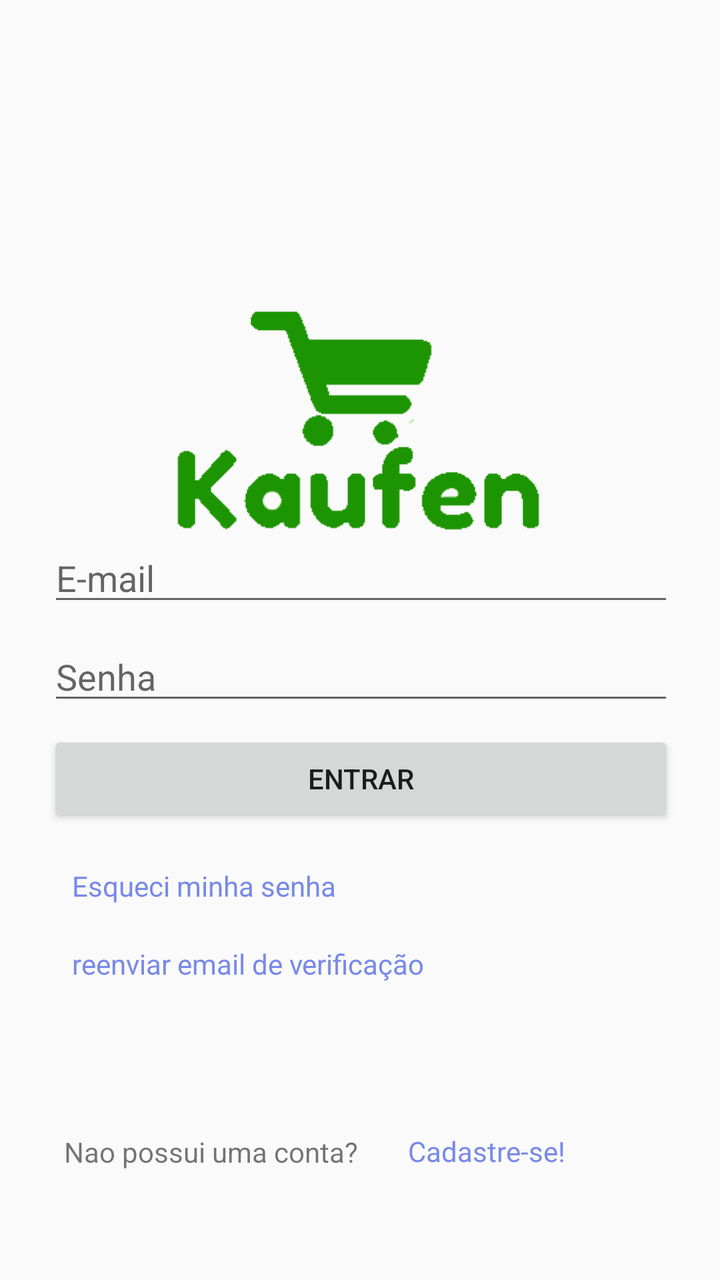
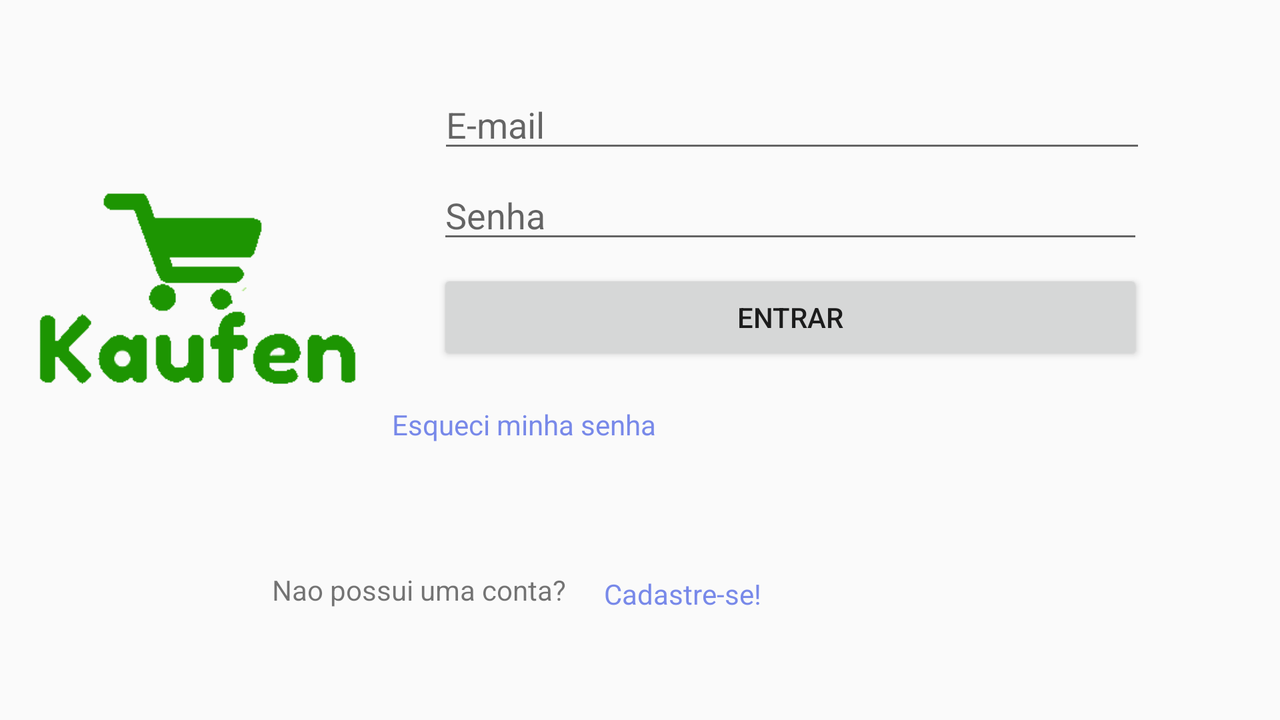

First picture: res/layout/ on a phone held upright. Second picture: the repository's own variant of that layout, on a device whose configuration matches the variant's folder. Source for both follows.
<!-- AndroidManifest.xml: application theme AppTheme -->
<!-- res/layout/activity_sign_in.xml -->
<?xml version="1.0" encoding="utf-8"?>
<android.support.constraint.ConstraintLayout xmlns:android="http://schemas.android.com/apk/res/android"
    xmlns:app="http://schemas.android.com/apk/res-auto"
    xmlns:tools="http://schemas.android.com/tools"
    android:layout_width="match_parent"
    android:layout_height="match_parent"
    tools:context=".SignInActivity">

    <LinearLayout
        android:id="@+id/linearLayout"
        android:layout_width="329dp"
        android:layout_height="383dp"
        android:layout_marginBottom="8dp"
        android:layout_marginEnd="8dp"
        android:layout_marginLeft="8dp"
        android:layout_marginRight="8dp"
        android:layout_marginStart="8dp"
        android:layout_marginTop="8dp"
        android:orientation="vertical"
        app:layout_constraintBottom_toBottomOf="parent"
        app:layout_constraintEnd_toEndOf="parent"
        app:layout_constraintHorizontal_bias="0.533"
        app:layout_constraintStart_toStartOf="parent"
        app:layout_constraintTop_toTopOf="parent">

        <ImageView
            android:id="@+id/imageView"
            android:layout_width="match_parent"
            android:layout_height="138dp"
            android:src="@drawable/logocru" />

        <EditText
            android:id="@+id/email_sign"
            android:layout_width="match_parent"
            android:layout_height="wrap_content"
            android:layout_marginEnd="8dp"
            android:layout_marginLeft="8dp"
            android:layout_marginRight="8dp"
            android:layout_marginStart="8dp"
            android:ems="10"
            android:hint="@string/e_mail"
            android:inputType="textEmailAddress"
            app:layout_constraintEnd_toEndOf="parent"
            app:layout_constraintHorizontal_bias="0.503"
            app:layout_constraintStart_toStartOf="parent"
            tools:layout_editor_absoluteY="222dp" />

        <EditText
            android:id="@+id/password_sign"
            android:layout_width="match_parent"
            android:layout_height="wrap_content"
            android:layout_marginEnd="8dp"
            android:layout_marginLeft="8dp"
            android:layout_marginRight="8dp"
            android:layout_marginStart="8dp"
            android:layout_marginTop="8dp"
            android:ems="10"
            android:hint="@string/senha"
            android:inputType="textPassword"
            app:layout_constraintEnd_toEndOf="parent"
            app:layout_constraintStart_toStartOf="parent"
            app:layout_constraintTop_toBottomOf="@+id/email_sign" />

        <Button
            android:id="@+id/button_sign"
            android:layout_width="match_parent"
            android:layout_height="wrap_content"
            android:layout_marginEnd="8dp"
            android:layout_marginLeft="8dp"
            android:layout_marginRight="8dp"
            android:layout_marginStart="8dp"
            android:layout_marginTop="8dp"
            android:text="@string/entrar"
            app:layout_constraintEnd_toEndOf="parent"
            app:layout_constraintStart_toStartOf="parent"
            app:layout_constraintTop_toBottomOf="@+id/password_sign" />

        <TextView
            android:id="@+id/textView2"
            android:layout_width="wrap_content"
            android:layout_height="wrap_content"
            android:layout_marginLeft="@dimen/activity_horizontal_margin"
            android:layout_marginStart="@dimen/activity_horizontal_margin"
            android:text="@string/esqueci_minha_senha"
            android:textColor="@color/colorPrimary"
            tools:layout_marginLeft="20dp"
            tools:layout_marginTop="20dp" />

        <TextView
            android:id="@+id/text_reenviar_email"
            android:layout_width="match_parent"
            android:layout_height="wrap_content"
            android:layout_marginLeft="@dimen/activity_horizontal_margin"
            android:layout_marginStart="@dimen/activity_horizontal_margin"
            android:text="reenviar email de verificação"
            android:textColor="@color/colorPrimary"
            tools:layout_marginLeft="20dp"
            tools:layout_marginTop="20dp" />

    </LinearLayout>

    <TextView
        android:id="@+id/textView5"
        android:layout_width="164dp"
        android:layout_height="19dp"
        android:layout_marginBottom="8dp"
        android:layout_marginLeft="32dp"
        android:layout_marginStart="32dp"
        android:layout_marginTop="8dp"
        android:text="Nao possui uma conta?"
        app:layout_constraintBottom_toBottomOf="parent"
        app:layout_constraintStart_toStartOf="parent"
        app:layout_constraintTop_toBottomOf="@+id/linearLayout" />

    <TextView
        android:id="@+id/register_now"
        android:layout_width="122dp"
        android:layout_height="20dp"
        android:layout_marginBottom="8dp"
        android:layout_marginEnd="8dp"
        android:layout_marginLeft="8dp"
        android:layout_marginRight="8dp"
        android:layout_marginStart="8dp"
        android:layout_marginTop="8dp"
        android:text="Cadastre-se!"
        android:textColor="@color/colorPrimary"
        app:layout_constraintBottom_toBottomOf="parent"
        app:layout_constraintEnd_toEndOf="parent"
        app:layout_constraintHorizontal_bias="0.0"
        app:layout_constraintStart_toEndOf="@+id/textView5"
        app:layout_constraintTop_toBottomOf="@+id/linearLayout" />

</android.support.constraint.ConstraintLayout>
<!-- resources referenced by this layout -->
<resources>
  <color name="colorPrimary">#7889e9</color>
  <!-- drawable logocru: png bitmap (drawable, 5041 bytes) -->
  <string name="e_mail">E-mail</string>
  <string name="entrar">Entrar</string>
  <string name="esqueci_minha_senha">Esqueci minha senha</string>
  <string name="senha">Senha</string>
  <style name="AppTheme" parent="Theme.AppCompat.Light.DarkActionBar">
          
          <item name="windowNoTitle">false</item>
          <item name="colorPrimary">#0b6156</item>
          <item name="colorPrimaryDark">@color/colorPrimaryDark</item>
          <item name="colorAccent">@color/colorAccent</item>
      </style>
  <color name="colorPrimaryDark">#303f9f</color>
  <color name="colorAccent">#FF4081</color>
</resources>
<!-- res/layout-land/activity_sign_in.xml (the repository's variant of the layout above) -->
<!-- drawn on the phone turned sideways -->
<?xml version="1.0" encoding="utf-8"?>
<android.support.constraint.ConstraintLayout xmlns:android="http://schemas.android.com/apk/res/android"
    xmlns:app="http://schemas.android.com/apk/res-auto"
    xmlns:tools="http://schemas.android.com/tools"
    android:layout_width="match_parent"
    android:layout_height="match_parent"
    tools:context=".SignInActivity">

    <ImageView
        android:id="@+id/imageView"
        android:layout_width="168dp"
        android:layout_height="138dp"
        android:layout_marginBottom="8dp"
        android:layout_marginLeft="16dp"
        android:layout_marginStart="16dp"
        android:layout_marginTop="8dp"
        android:src="@drawable/logocru"
        app:layout_constraintBottom_toBottomOf="parent"
        app:layout_constraintStart_toStartOf="parent"
        app:layout_constraintTop_toTopOf="parent"
        app:layout_constraintVertical_bias="0.273" />

    <EditText
        android:id="@+id/email_sign"
        android:layout_width="354dp"
        android:layout_height="wrap_content"
        android:layout_marginEnd="8dp"
        android:layout_marginLeft="8dp"
        android:layout_marginRight="8dp"
        android:layout_marginStart="8dp"
        android:layout_marginTop="40dp"
        android:ems="10"
        android:hint="@string/e_mail"
        android:inputType="textEmailAddress"
        app:layout_constraintEnd_toEndOf="parent"
        app:layout_constraintHorizontal_bias="0.315"
        app:layout_constraintStart_toEndOf="@+id/imageView"
        app:layout_constraintTop_toTopOf="parent" />

    <EditText
        android:id="@+id/password_sign"
        android:layout_width="353dp"
        android:layout_height="wrap_content"
        android:layout_marginEnd="8dp"
        android:layout_marginLeft="8dp"
        android:layout_marginRight="8dp"
        android:layout_marginStart="8dp"
        android:layout_marginTop="4dp"
        android:ems="10"
        android:hint="@string/senha"
        android:inputType="textPassword"
        app:layout_constraintEnd_toEndOf="parent"
        app:layout_constraintHorizontal_bias="0.307"
        app:layout_constraintStart_toEndOf="@+id/imageView"
        app:layout_constraintTop_toBottomOf="@+id/email_sign" />

    <Button
        android:id="@+id/button_sign"
        android:layout_width="353dp"
        android:layout_height="wrap_content"
        android:layout_marginEnd="8dp"
        android:layout_marginLeft="8dp"
        android:layout_marginRight="8dp"
        android:layout_marginStart="8dp"
        android:layout_marginTop="8dp"
        android:text="@string/entrar"
        app:layout_constraintEnd_toEndOf="parent"
        app:layout_constraintHorizontal_bias="0.307"
        app:layout_constraintStart_toEndOf="@+id/imageView"
        app:layout_constraintTop_toBottomOf="@+id/password_sign" />

    <TextView
        android:id="@+id/textView2"
        android:layout_width="194dp"
        android:layout_height="30dp"
        android:layout_marginLeft="12dp"
        android:layout_marginStart="12dp"
        android:layout_marginTop="24dp"
        android:text="@string/esqueci_minha_senha"
        android:textColor="@color/colorPrimary"
        app:layout_constraintStart_toEndOf="@+id/imageView"
        app:layout_constraintTop_toBottomOf="@+id/button_sign"
        tools:layout_marginLeft="20dp"
        tools:layout_marginTop="20dp" />

    <TextView
        android:id="@+id/textView5"
        android:layout_width="158dp"
        android:layout_height="19dp"
        android:layout_marginBottom="8dp"
        android:layout_marginLeft="136dp"
        android:layout_marginStart="136dp"
        android:layout_marginTop="8dp"
        android:text="Nao possui uma conta?"
        app:layout_constraintBottom_toBottomOf="parent"
        app:layout_constraintStart_toStartOf="parent"
        app:layout_constraintTop_toBottomOf="@+id/textView2"
        app:layout_constraintVertical_bias="0.485" />

    <TextView
        android:id="@+id/register_now"
        android:layout_width="122dp"
        android:layout_height="21dp"
        android:layout_marginBottom="8dp"
        android:layout_marginEnd="168dp"
        android:layout_marginLeft="8dp"
        android:layout_marginRight="168dp"
        android:layout_marginStart="8dp"
        android:layout_marginTop="8dp"
        android:text="Cadastre-se!"
        android:textColor="@color/colorPrimary"
        app:layout_constraintBottom_toBottomOf="parent"
        app:layout_constraintEnd_toEndOf="parent"
        app:layout_constraintHorizontal_bias="0.0"
        app:layout_constraintStart_toEndOf="@+id/textView5"
        app:layout_constraintTop_toBottomOf="@+id/textView2"
        app:layout_constraintVertical_bias="0.515" />

</android.support.constraint.ConstraintLayout>
